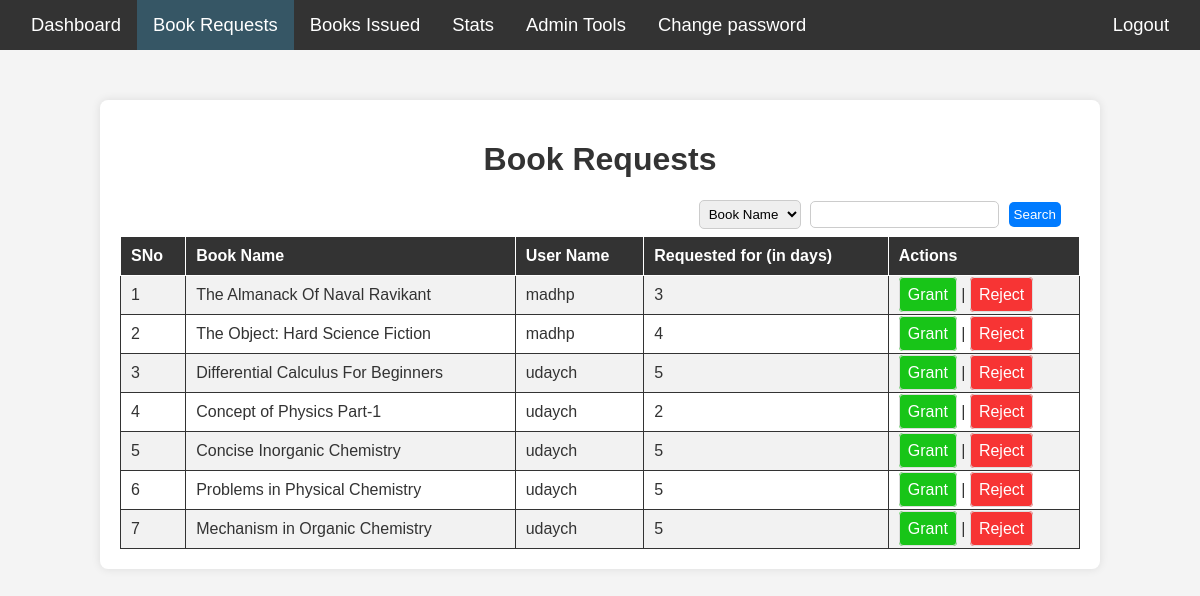
/books/requests/, run on the app's committed database.
### app.py (models this page shows)
class books(db.Model):
    __tablename__ = 'books'
    book_id = db.Column(db.Integer, autoincrement=True, primary_key=True)
    book_name = db.Column(db.String, unique=True, nullable=False)
    book_content = db.Column(db.String, nullable=False)
    book_author = db.Column(db.String, nullable=False)
    section_id = db.Column(db.Integer, db.ForeignKey('sections.section_id'))
    date_created = db.Column(db.DateTime, nullable=False)
    book_price = db.Column(db.Integer, nullable = False)
    book_issue_cascade = relationship("bookIssue", cascade="all, delete-orphan")
    book_request_cascade = relationship("bookRequest", cascade="all, delete-orphan")
    user_book_rating_cascade = relationship("userBookRating", cascade="all, delete-orphan")
    book_rating_cascade = relationship("bookRating", cascade="all, delete-orphan")
    book_purchase_cascade = relationship("bookPurchase", cascade="all, delete-orphan")

class users(db.Model):
    __tablename__ = 'users'
    user_id = db.Column(db.Integer, autoincrement=True, primary_key=True)
    user_name = db.Column(db.String, unique=True, nullable=False)
    password = db.Column(db.String, nullable=False)
    first_name = db.Column(db.String, nullable=False)
    last_name = db.Column(db.String)
    book_issue_cascade = relationship("bookIssue", cascade="all, delete-orphan")
    book_request_cascade = relationship("bookRequest", cascade="all, delete-orphan")
    user_notifications_cascade = relationship("userNotifications", cascade="all, delete-orphan")
    user_book_rating_cascade = relationship("userBookRating", cascade="all, delete-orphan")
    book_purchase_cascade = relationship("bookPurchase", cascade="all, delete-orphan")

### app.py (the view)
@app.route("/books/requests/", methods = ["GET", "POST"])
def book_requests():
    book_request_all = bookRequest.query.all()
    book_details = books.query.all()
    user_details = users.query.all()
    book_request_details = []
    search_string = request.args.get('search_string', '')
    search_select = request.args.get('search_select', '')
    noFilter = False
    if search_select == "" and search_string == "":
        noFilter = True
    for req in book_request_all:
        user_name = users.query.filter_by(user_id = req.user_id).first().user_name
        book_name = books.query.filter_by(book_id = req.book_id).first().book_name
        addEntry = {
                    "user_name": user_name,
                    "book_name": book_name,
                    "request_id": req.request_id,
                    "user_id": req.user_id,
                    "book_id": req.book_id,
                    "requested_days": req.no_of_days
                    }
        if search_select == 'book_name' and search_string in book_name:
            book_request_details.append(addEntry)
        elif search_select == 'user_name' and search_string in user_name:
            book_request_details.append(addEntry)
        if noFilter:
            book_request_details.append(addEntry)
    return render_template("book_requests.html", book_request_list = book_request_details, search_select=search_select, search_string=search_string)

### templates/book_requests.html (shortened to what this page needs)
<!DOCTYPE html>
<html lang="en">
<head>
</head>
<body>
    <navbar class="librarian_navbar">
        <ul class="librarian_navbar_items">
            <li><a href="/librarian/dashboard">Dashboard</a></li>
            <li><a style="background-color: rgb(54, 86, 101);" href="/books/requests">Book Requests</a></li>
            <li><a href="/books/issuance">Books Issued</a></li>
            <li><a href="/librarian/stats">Stats</a></li>
            <li><a href="/librarian/tools">Admin Tools</a></li>
            <li><a href="/librarian/change_password">Change password</a></li>
            <li style="float:right;"><a href="/logout">Logout</a></li>
        </ul>
    </navbar>
    <div class="book_requests">
        <h1>Book Requests</h1>
        <div class="search_bar">
            <form>
                <select id="search_select" name="search_select">
                    <option value="book_name" {% if search_select=='book_name' %} selected {% endif %}>Book Name
                    </option>
                </select>
                <input type="text" id="search_string" name="search_string" value="{{search_string}}">
                <input type="submit" id="search_mybooks_submit" name="Submit" value="Search">
            </form>
        </div>
        <br><br>
        <table id="book_request-table">
            <tr>
                <th>SNo</th>
                <th>Book Name</th>
                <th>User Name</th>
                <th>Requested for (in days)</th>
                <th>Actions</th>
            </tr>
            {% for request in book_request_list %}
            <tr>
                <td>{{ loop.index }}</td>
                <td>{{ request.book_name }}</a></td>
                <td>{{ request.user_name }}</td>
                <td>{{ request.requested_days }}</td>
                <td>
                    <a id="positive_button"
                        href="/books/{{request.book_id}}/request/{{request.user_id}}/grant?search_string={{search_string}}&search_select={{search_select}}">Grant</a>
                    |
                    <a id="negative_button"
                        href="/books/{{request.book_id}}/request/{{request.user_id}}/reject?search_string={{search_string}}&search_select={{search_select}}">Reject</a>
                </td>
            </tr>
            {%endfor%}
        </table>
    </div>
</body>
</html>

### templates/book_requests.html (style rules this page uses)
body { font-family: Arial, sans-serif; background-color: #f4f4f4; color: #333; margin: 0; padding: 0; }
.librarian_navbar_items { list-style-type: none; margin: 0; padding: 0 15px; overflow: hidden; background-color: #333; }
.librarian_navbar_items li { display: inline; float: left; }
.librarian_navbar_items li a { display: block; color: white; text-align: center; font-size: 1.15rem; padding: 14px 16px; text-decoration: none; }
.book_requests { max-width: 80%; margin: 50px auto; padding: 20px; background-color: #fff; border-radius: 8px; box-shadow: 0 0 10px rgba(0, 0, 0, 0.1); }
.book_requests h1 { text-align: center; }
.book_request-table, .book_issue-table, td, th { border: 1px solid; padding: 10px; }
.search_bar { float: right; margin-right: 2%; }
#search_select, #search_string, #search_mybooks_submit { margin-left: 5px; padding: 5px; border-radius: 5px; border: 1px solid #ccc; }
#search_mybooks_submit { cursor: pointer; background-color: #007bff; color: #fff; border: none; transition: background-color 0.3s ease; }
.book_requests input[type="text"], .book_requests select, .book_requests input[type="submit"], .book_requests a { padding: 8px; border: 1px solid #ddd; border-radius: 4px; }
.book_requests a { background-color: #007bff; color: white; cursor: pointer; text-decoration: none; }
table { width: 100%; border-collapse: collapse; }
th, td { padding: 10px; text-align: left; }
th { background-color: #333; color: white; }
tr:nth-child(even) { background-color: #f2f2f2; }
#positive_button { background-color: rgb(24, 197, 24); }
#negative_button { background-color: rgb(247, 52, 52); }

### data on the page
books: book_name "The Almanack Of Naval Ravikant"
users: user_name "madhp" "madhp"
books: book_name "The Object: Hard Science Fiction"
books: book_name "Differential Calculus For Beginners"
users: user_name "udaych" "udaych" "udaych" "udaych" "udaych"
books: book_name "Concept of Physics Part-1"
books: book_name "Concise Inorganic Chemistry"
books: book_name "Problems in Physical Chemistry"
books: book_name "Mechanism in Organic Chemistry"

### other printed values
{{ request.requested_days }} "3" "4" "5" "2" "5" "5" "5"
